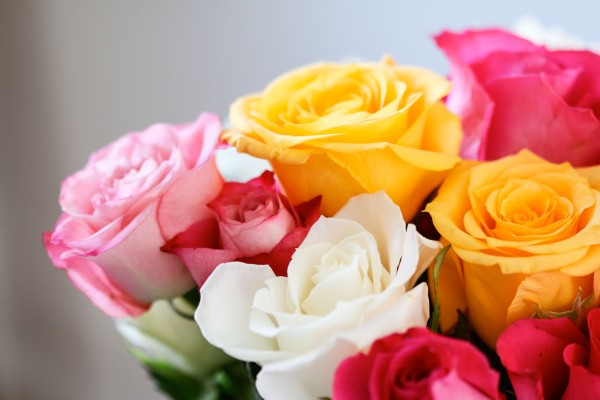
#> input picture img/flower2.jpg, 600 x 400 px
$ python thresholding.py
#> lines starting #> are read from the running program, lines starting #| are printed output that depends on the picture; after the words box and inside, x2 and y2 are one past the last pixel; in counts of white or black regions, pixels touching at a corner belong together
import numpy as np
import cv2

img = cv2.imread('img/flower2.jpg', 0)
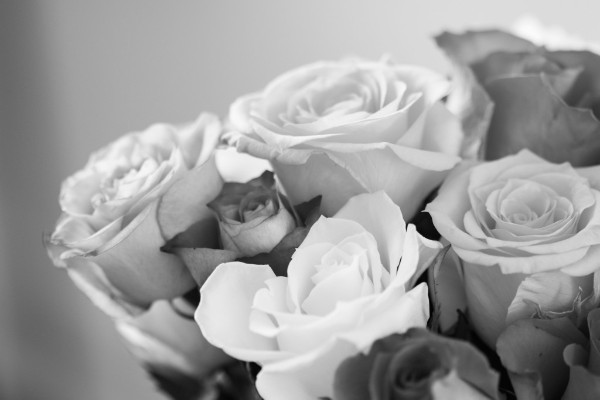
#> img: shape (400, 600); min 0, max 252, mean 157.4

retval1, t1 = cv2.threshold(img, 127, 255, cv2.THRESH_BINARY)
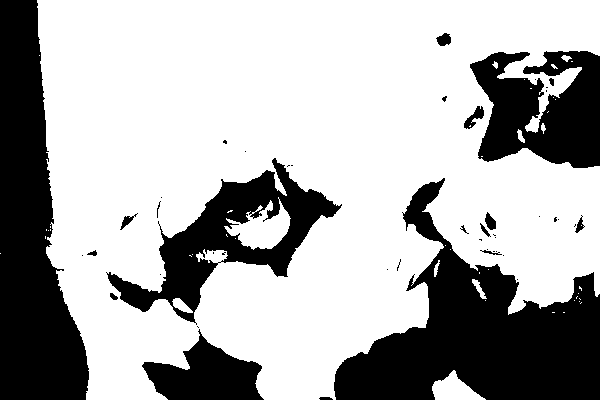
#> t1: shape (400, 600); 68.2% white; 46 black regions (28 under 20 px), largest, box (x1, y1, x2, y2) and area: (334, 178, 600, 400) 26516, (0, 0, 89, 400) 22257, (106, 158, 342, 325) 11238
t2 = cv2.adaptiveThreshold(img,255,cv2.ADAPTIVE_THRESH_MEAN_C, cv2.THRESH_BINARY,17,2)
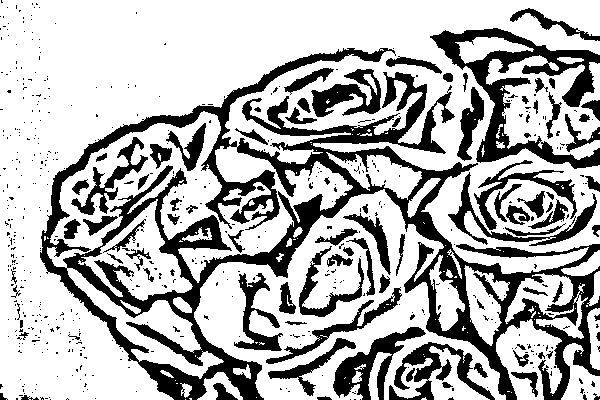
#> t2: shape (400, 600); 70.2% white; 567 black regions (474 under 20 px), largest, box (x1, y1, x2, y2) and area: (40, 48, 600, 400) 37138, (430, 28, 600, 169) 6510, (333, 327, 426, 400) 2225

cv2.imshow('image',img)
cv2.imshow('Thresholding 128',t1)
cv2.imshow('Adaptive Thresholding',t2)
cv2.waitKey(0)
cv2.destroyAllWindows()

cv2.imwrite('Thresholding128.png',t1)
cv2.imwrite('AdaptiveThresholding.png',t2)

$ run again, with img/flower1.jpg copied over img/flower2.jpg
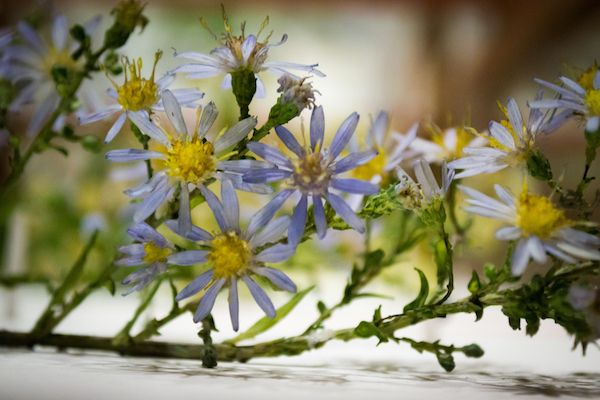
#> input picture img/flower1.jpg, 600 x 400 px
#> `retval1, t1 = cv2.threshold(img, 127, 255, cv2.THRESH_BINARY)`:
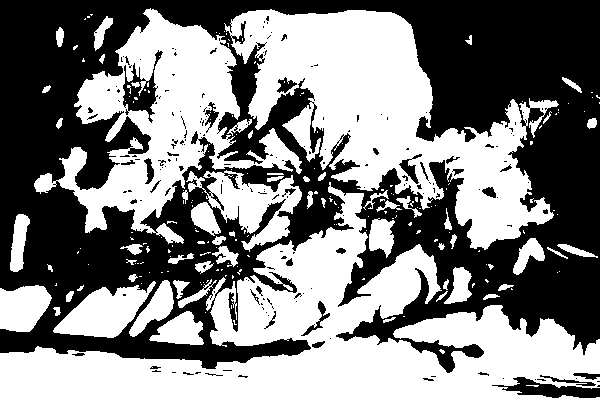
#> t1: shape (400, 600); 50.6% white; 197 black regions (159 under 20 px), largest, box (x1, y1, x2, y2) and area: (0, 0, 600, 373) 113829, (492, 377, 600, 398) 1049, (123, 50, 163, 123) 1012
#> `t2 = cv2.adaptiveThreshold(img,255,cv2.ADAPTIVE_THRESH_MEAN_C, cv2.THR..`:
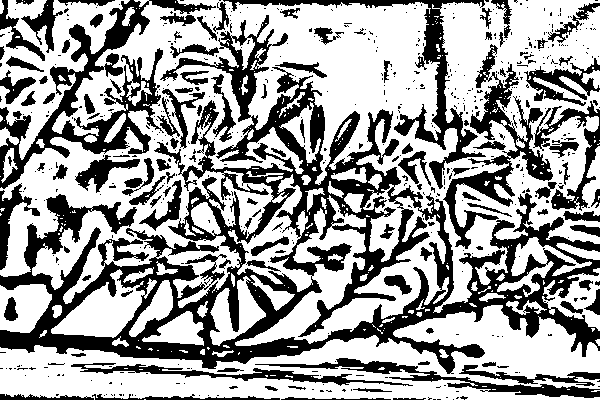
#> t2: shape (400, 600); 62.1% white; 575 black regions (457 under 20 px), largest, box (x1, y1, x2, y2) and area: (0, 15, 600, 374) 48138, (0, 0, 216, 189) 8188, (443, 44, 553, 249) 4683
